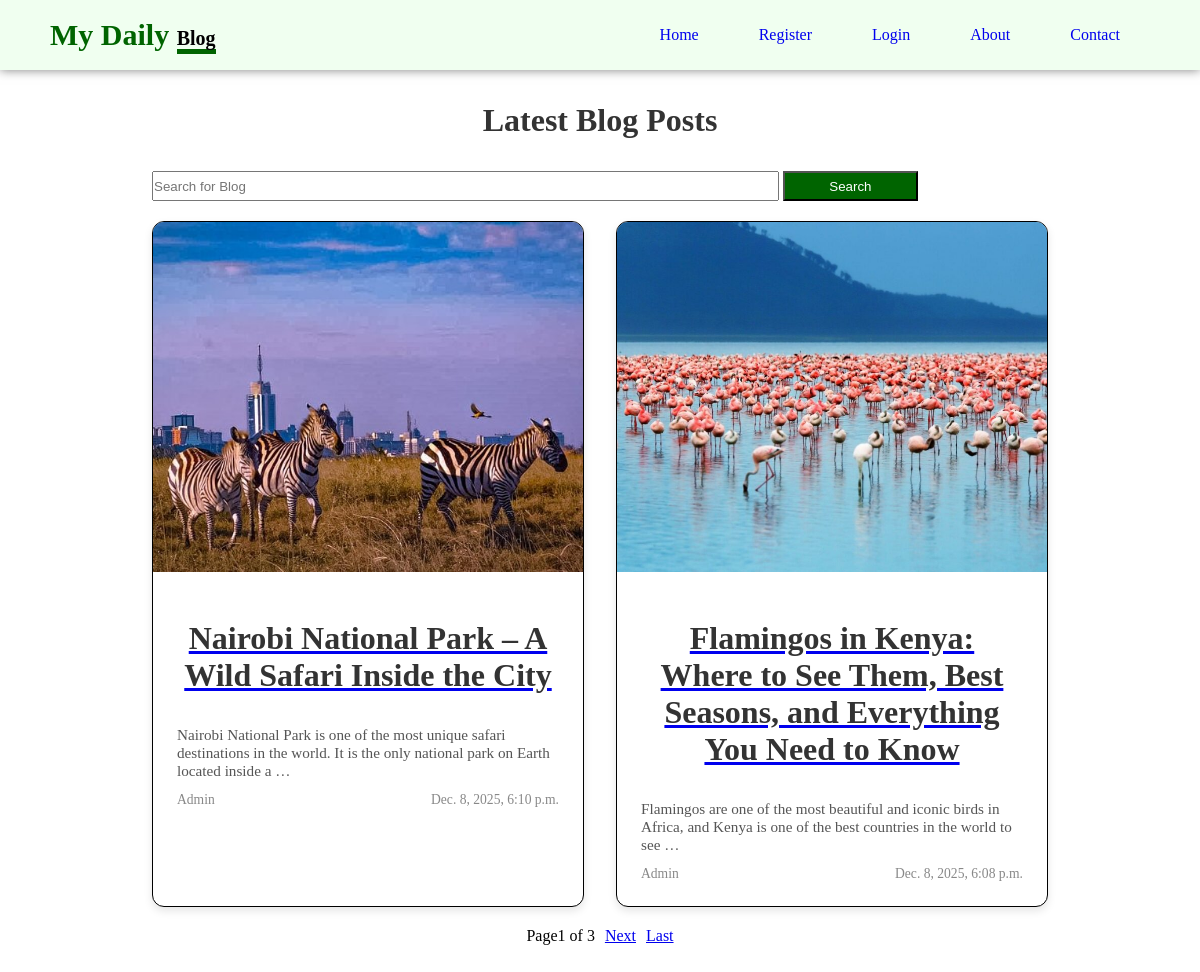
Screenshot of /blog/ with the database file from the repository.
### blog/models.py (models this page shows, shortened)
class Blog(models.Model):
    title = models.CharField(max_length=10000)
    introduction = models.TextField()
    body = models.TextField(blank=True, null=True)
    content = CKEditor5Field(config_name='default', blank=True, null=True )
    images = models.ImageField(blank=True, null=True,default='default.jpg')
    writer = models.ForeignKey(User, on_delete=models.CASCADE)
    date = models.DateTimeField(auto_now_add=True)
    slug = models.SlugField(blank=True, null=True)

### blog/views.py (the view)
# urls.py: path('',views.blog_post, name='blog-post'),
def blog_post(request):
    Blogs = Blog.objects.all().order_by('-date')
    blog_filter = BlogFilter(request.GET, queryset=Blogs)
    p = Paginator(Blogs, 2)
    page = request.GET.get('page')
    Blogs = p.get_page(page)
    return render(request, 'blog/blog_post.html',{'Blogs':Blogs, 'filter':blog_filter})

### blog/templates/blog/blog_post.html (shortened to what this page needs)
{% extends "layout.html" %}
{% load static %}
{% block content %}
    <div class="grid-blog-main">
        <h1
        class="blog-title">Latest Blog Posts</h1>
      <form action="{% url "search" %}" method="post">
            <input type="search" name="searched" id="" placeholder="Search for Blog">
            <button>Search</button>
        </form>
        <div class="grid-blog-one">
            {% for Blog in Blogs %}
                <div class="blog-card">
                    {% if Blog.images %}
                    <img src="{{ Blog.images.url }}" alt="{{ Blog.title }}" class="blog-image">
                    {% endif %}
                    <div class="blog-content">
        <a href="{% url "page" slug=Blog.slug %}">
        <h1
        class="blog-title">
        {{ Blog.title }}
            </h1>
            </a>
                        <p class="blog-intro">{{ Blog.introduction|truncatewords:25 }}</p>
                        <div class="blog-meta">
                            <span class="blog-writer">{{ Blog.writer }}</span>
                            <span class="blog-date">{{ Blog.date }}</span>
                        </div>
                    </div>
                </div>
            {% empty %}
                <p class="no-posts">No blog posts available.</p>
            {% endfor %}
        </div>
        <div class="pag">
            <span>Page{{Blogs.number}} of {{Blogs.paginator.num_pages}}</span>
            {% if Blogs.has_next %}
            <a href="?page={{Blogs.next_page_number}}">Next</a>
            <a href="?page={{Blogs.paginator.num_pages}}">Last</a>
            {% endif %}
        </div>
    </div>
{% endblock %}

### templates/layout.html (shortened to what this page needs)
<!DOCTYPE html>
{% load static %}
<html lang="en">
<head>
    <link rel="stylesheet" href="{% static "css/style.css" %}">
</head>
<body>
    <header class="header">
        <p><a href="/">My Daily <span>Blog</span></a></p>
        <nav>
            <ul>
                <li><a href="/">Home</a></li>
                {% if user.is_authenticated %}
                <li><a href="{% url "blog-post" %}">Blog</a></li>
                <li><a href="{% url "logout-user" %}">Logout</a></li>
                {% else %}
                <li><a href="#">Register</a></li>
                 <li><a href="{% url "login-user" %}">Login</a></li>
                 {% endif %}
                 <li><a href="/about">About</a></li>
                <li><a href="/contact">Contact</a></li>
            </ul>
        </nav>
    </header>
    {% block content %}
    {% endblock  %}
</body>
</html>

### static/css/style.css (style rules this page uses)
* { margin: 0; padding: 0; box-sizing: border-box; }
body { min-height: 100vh; }
.header { position: fixed; width: 100%; left: 0; top: 0; z-index: 100; display: flex; justify-content: space-between; align-items: center; box-shadow: 0px 0px 10px rgba(0, 0, 0, 0.5); background-color: honeydew; }
.header p { margin-left: 50px; }
.header p a { font-size: 30px; color: darkgreen; text-decoration: none; font-weight: bolder; }
.header p a span { font-size: 20px; border-bottom: 5px solid darkgreen; color:black; }
.header ul { list-style: none; display: flex; justify-content: space-between; align-items: center; margin-right: 50px; }
.header ul li { height: 70px; }
.header ul li a { display: flex; align-items: center; justify-content: space-between; padding: 0 30px; height:100%; text-decoration: none; }
h1 { margin-top: 20px; }
.grid-blog-main { max-width: 80%; margin: 50px auto; padding: 2rem; }
.blog-title { text-align: center; font-size: 2rem; margin-bottom: 2rem; color: #333; }
.grid-blog-one { display: grid; grid-template-columns: repeat(auto-fit, minmax(300px, 1fr)); gap: 2rem; }
.blog-card { background-color: #fff; border-radius: 12px; box-shadow: 0 4px 8px rgba(0, 0, 0, 0.1); overflow: hidden; transition: box-shadow 0.3s ease; border: 1px solid black; }
.blog-image { width: 100%; height: 350px; object-fit: cover; }
.blog-content { padding: 1.5rem; }
.blog-intro, .blog-body { color: #555; font-size: 0.95rem; margin-bottom: 0.75rem; }
.blog-meta { display: flex; justify-content: space-between; font-size: 0.85rem; color: #888; }
.grid-blog-main form { width: 100%; margin-bottom: 20px; }
.grid-blog-main form input { width: 70%; height: 30px; }
.grid-blog-main form button { width: 15%; height: 30px; background-color: darkgreen; color: #fff; }
.pag { width: 60%; margin: 20px auto; display: flex; justify-content: center; gap: 10px; }

### rows the page displays
Blog: images (picture), title "Nairobi National Park – A Wild Safari Inside the City", introduction "Nairobi National Park is one of the most unique safari destinations in the world. It is the only national park on Earth located inside a …", writer "Admin", date "Dec. 8, 2025, 6:10 p.m."
Blog: images (picture), title "Flamingos in Kenya: Where to See Them, Best Seasons, and Everything You Need to Know", introduction "Flamingos are one of the most beautiful and iconic birds in Africa, and Kenya is one of the best countries in the world to see …", writer "Admin", date "Dec. 8, 2025, 6:08 p.m."

### other values shown
{{ Blogs.number }} "1"
{{ Blogs.paginator.num_pages }} "3"
